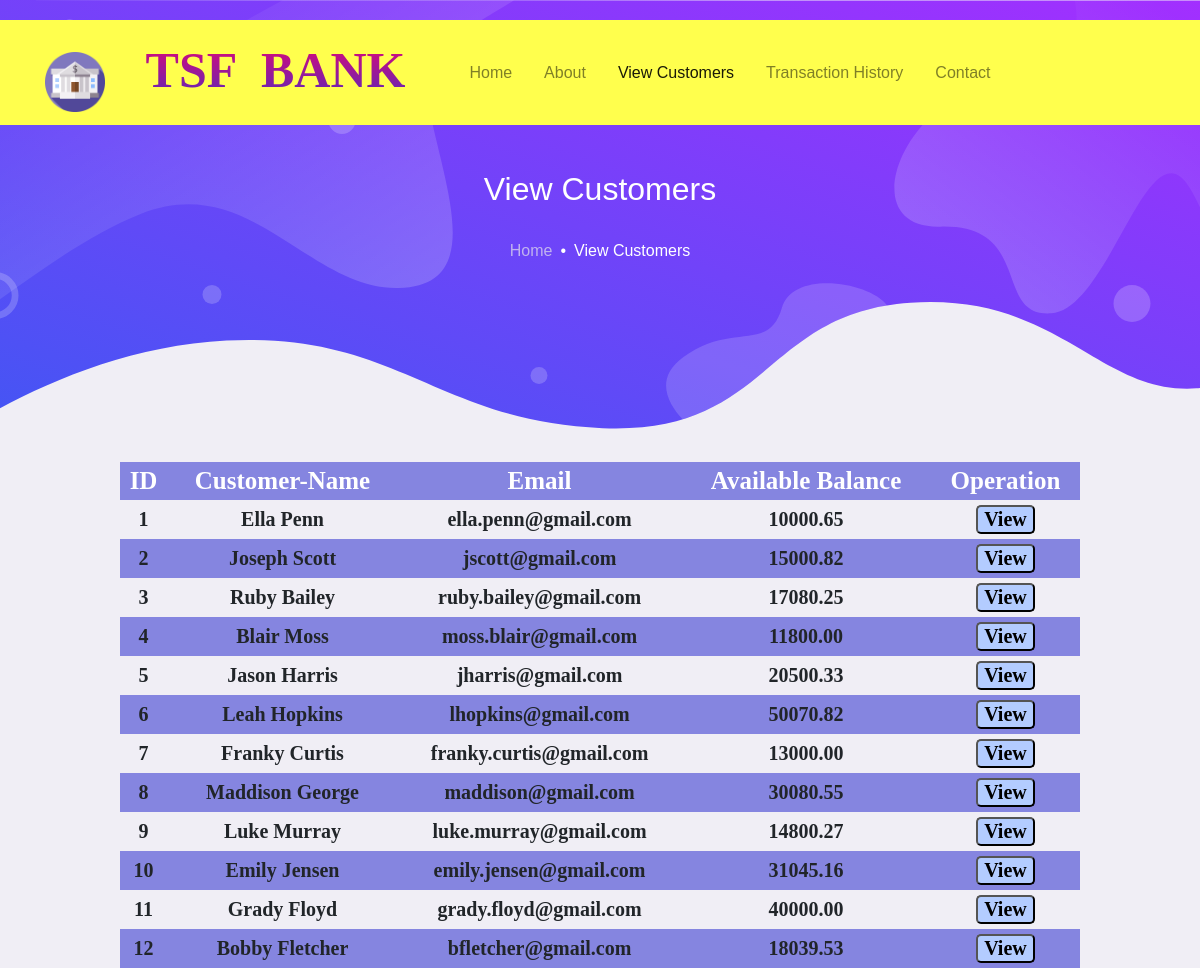
Screenshot of /html/view_customers.php with the database file from the repository.
### tables this page shows
CREATE TABLE `user_details` (
  `id` int(4) NOT NULL,
  `name` varchar(30) NOT NULL,
  `email` varchar(30) NOT NULL,
  `balance` decimal(10,2) NOT NULL
);

### html/view_customers.php (the view, shortened to what this page needs)
<?php include "./config.php" ?>
<html lang="en">
<head>
  <link rel="stylesheet" href="../assets/css/maicons.css">
  <link rel="stylesheet" href="../assets/vendor/animate/animate.css">
  <link rel="stylesheet" href="../assets/vendor/owl-carousel/css/owl.carousel.min.css">
  <link rel="stylesheet" href="../assets/css/bootstrap.css">
  <link rel="stylesheet" href="../assets/css/style.css">
</head>
<body>
<nav class="navbar navbar-expand-lg navbar-light navbar-floating" style = "background : #ffff4d;">
  <div class="container">
    <div class="name">
      <a class="navbar-brand" href="#"><img src="../assets/favicon.png" alt="" width="60"></a>
      TSF BANK
    </div>
    <div class="collapse navbar-collapse" id="navbarToggler">
      <ul class="navbar-nav ml-lg-5 mt-3 mt-lg-0">
        <li class="nav-item">
          <a class="nav-link" href="index.html">Home</a>
        </li>
        <li class="nav-item">
          <a class="nav-link" href="about.html">About</a>
        </li>
        <li class="nav-item">
          <a class="nav-link active" href="view_customers.php">View Customers</a>
        </li>
        <li class="nav-item">
          <a class="nav-link" href="transaction_history.php">Transaction History</a>
        </li>
        <li class="nav-item">
          <a class="nav-link" href="contact.html">Contact</a>
        </li>
      </ul>
    </div>
  </div>
</nav>
<div class="bg-light">
<div class="page-hero-section bg-image hero-mini" style="background-image: url(../assets/img/hero_mini.svg);">
  <div class="hero-caption">
    <div class="container fg-white h-100">
      <div class="row justify-content-center align-items-center text-center h-100">
        <div class="col-lg-6">
          <h3 class="mb-3 fw-medium">View Customers</h3>
          <nav aria-label="breadcrumb">
            <ol class="breadcrumb breadcrumb-dark justify-content-center bg-transparent">
              <li class="breadcrumb-item"><a href="index.html">Home</a></li>
              <li class="breadcrumb-item active" aria-current="page">View Customers</li>
            </ol>
          </nav>
        </div>
      </div>
    </div>
  </div>
</div>
<div>
  <table align = "center">
    <tr>
      <th>ID</th>
      <th>Customer-Name</th>
      <th>Email</th>
      <th>Available Balance</th>
      <th>Operation</th>
    </tr>
  <?php
    $sql = "SELECT * FROM user_details";
    $rs = mysqli_query($con, $sql);
    while($row = mysqli_fetch_array($rs)) {
  ?>
    <tr>
      <td class="py-2"><?php echo $row['id'] ?></td>
      <td class="py-2"><?php echo $row['name']?></td>
      <td class="py-2"><?php echo $row['email']?></td>
      <td class="py-2"><?php echo $row['balance']?></td>
      <td><a href="selected_user_detail.php?id= <?php echo $row['id'] ;?>"> <button>View</button></a></td>
    </tr>
<?php
    }
?>
</div>
</body>
</html>

### assets/css/style.css (style rules this page uses)
:root { --primary: #3D58F3; --secondary: #A52EFF; --success: #0ABF9E; --warning: #E89E09; --info: #4699F8; --danger: #F13057; --indigo: #602FDA; --dark: #383340; --light: #F0EEF5; --gray: #6b6872; --white: #fff; --font-family: 'Quicksand', Arial, Helvetica, sans-serif; --line-height: 1.7; }
body { font-family: 'Quicksand', Arial, Helvetica, sans-serif; font-size: 16px; line-height: 1.7; }
.name { font-family: "Times New Roman", Times, serif; font-weight: bold; font-size: 50px; background: -webkit-linear-gradient(#ff0066,#3333cc); -webkit-background-clip: text; -webkit-text-fill-color: transparent; word-spacing: 13px; }
a { color: #526bf5; }
h1, h2, h3, h4, h5, h6, .h1, .h2, .h3, .h4, .h5, .h6 { line-height: 1.25; }
h3, .h3 { font-size: 2rem; }
table { border-collapse: collapse; width: 80%; }
th, td { text-align: center; font-family: "Times New Roman", Times, serif; font-weight: bold; padding: 5px; }
th { font-size: 25px; color: white; }
td { font-size: 20px; }
tr:nth-child(odd) { background: #8585e0; }
button { background: #b3ccff; font-weight: bold; font-size: 20px; border-radius: 5px; }
.fw-medium { font-weight: 500 !important; }
.bg-light { background-color: #F0EEF5 !important; }
.fg-white { color: #fff !important; }
.bg-image { background-size: cover; background-position: center center; background-repeat: no-repeat; }
.breadcrumb { background-color: #F0EEF5; }
.breadcrumb-item { font-size: 16px; }
.breadcrumb-item + .breadcrumb-item::before { content: "\2022"; color: var(--primary); }
.breadcrumb-item a { color: #6b6872; }
.breadcrumb-item.active { color: var(--primary); }
.breadcrumb-dark { background-color: #383340; }
.breadcrumb-dark .breadcrumb-item + .breadcrumb-item::before { color: #fff; }
.breadcrumb-dark .breadcrumb-item a { color: rgba(228, 225, 235, 0.7); }
.breadcrumb-dark .breadcrumb-item.active { color: #fff; }
.navbar-floating { position: absolute; top: 0; left: 0; width: 100%; z-index: 99; }
.navbar-nav .nav-link { font-weight: 500; }
.navbar-expand-lg.navbar-floating.navbar-light { background-color: #fff; box-shadow: 0 1px 6px rgba(56, 51, 64, 0.1); }
@media (min-width: 992px) { .navbar-expand-lg.navbar-floating { top: 20px; } }
@media (min-width: 992px) { .navbar-expand-lg .navbar-nav .nav-link { padding-left: 16px; padding-right: 16px; } }
@media (min-width: 992px) { .navbar-expand-lg.navbar-floating.navbar-light { background-color: transparent; box-shadow: none; } }
.page-hero-section { position: relative; height: 100vh; }
.page-hero-section .hero-caption { height: 100%; }
.hero-mini { height: 462px; }

### rows the page displays
user_details: id "1", name "Ella Penn", email "ella.penn@gmail.com", balance "10000.65"
user_details: id "2", name "Joseph Scott", email "jscott@gmail.com", balance "15000.82"
user_details: id "3", name "Ruby Bailey", email "ruby.bailey@gmail.com", balance "17080.25"
user_details: id "4", name "Blair Moss", email "moss.blair@gmail.com", balance "11800.00"
user_details: id "5", name "Jason Harris", email "jharris@gmail.com", balance "20500.33"
user_details: id "6", name "Leah Hopkins", email "lhopkins@gmail.com", balance "50070.82"
user_details: id "7", name "Franky Curtis", email "franky.curtis@gmail.com", balance "13000.00"
user_details: id "8", name "Maddison George", email "maddison@gmail.com", balance "30080.55"
user_details: id "9", name "Luke Murray", email "luke.murray@gmail.com", balance "14800.27"
user_details: id "10", name "Emily Jensen", email "emily.jensen@gmail.com", balance "31045.16"
user_details: id "11", name "Grady Floyd", email "grady.floyd@gmail.com", balance "40000.00"
user_details: id "12", name "Bobby Fletcher", email "bfletcher@gmail.com", balance "18039.53"
